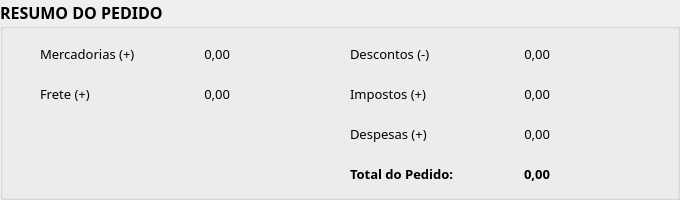
         <widget class="QGroupBox" name="grpResumo">
          <property name="geometry">
           <rect>
            <x>10</x>
            <y>1530</y>
            <width>680</width>
            <height>200</height>
           </rect>
          </property>
          <property name="font">
           <font>
            <family>Noto Sans</family>
            <pointsize>12</pointsize>
            <bold>true</bold>
           </font>
          </property>
          <property name="title">
           <string>RESUMO DO PEDIDO</string>
          </property>
          <property name="flat">
           <bool>false</bool>
          </property>
          <widget class="QLabel" name="label_42">
           <property name="geometry">
            <rect>
             <x>40</x>
             <y>40</y>
             <width>110</width>
             <height>28</height>
            </rect>
           </property>
           <property name="font">
            <font>
             <family>Noto Sans</family>
             <pointsize>10</pointsize>
             <bold>false</bold>
            </font>
           </property>
           <property name="styleSheet">
            <string notr="true"/>
           </property>
           <property name="text">
            <string>Mercadorias (+)</string>
           </property>
          </widget>
          <widget class="QLabel" name="label_43">
           <property name="geometry">
            <rect>
             <x>40</x>
             <y>80</y>
             <width>110</width>
             <height>28</height>
            </rect>
           </property>
           <property name="font">
            <font>
             <family>Noto Sans</family>
             <pointsize>10</pointsize>
             <bold>false</bold>
            </font>
           </property>
           <property name="styleSheet">
            <string notr="true"/>
           </property>
           <property name="text">
            <string>Frete (+)</string>
           </property>
          </widget>
          <widget class="QLabel" name="label_44">
           <property name="geometry">
            <rect>
             <x>350</x>
             <y>40</y>
             <width>110</width>
             <height>28</height>
            </rect>
           </property>
           <property name="font">
            <font>
             <family>Noto Sans</family>
             <pointsize>10</pointsize>
             <bold>false</bold>
            </font>
           </property>
           <property name="styleSheet">
            <string notr="true"/>
           </property>
           <property name="text">
            <string>Descontos (-)</string>
           </property>
          </widget>
          <widget class="QLabel" name="label_45">
           <property name="geometry">
            <rect>
             <x>350</x>
             <y>80</y>
             <width>110</width>
             <height>28</height>
            </rect>
           </property>
           <property name="font">
            <font>
             <family>Noto Sans</family>
             <pointsize>10</pointsize>
             <bold>false</bold>
            </font>
           </property>
           <property name="styleSheet">
            <string notr="true"/>
           </property>
           <property name="text">
            <string>Impostos (+)</string>
           </property>
          </widget>
          <widget class="QLabel" name="label_46">
           <property name="geometry">
            <rect>
             <x>350</x>
             <y>120</y>
             <width>110</width>
             <height>28</height>
            </rect>
           </property>
           <property name="font">
            <font>
             <family>Noto Sans</family>
             <pointsize>10</pointsize>
             <bold>false</bold>
            </font>
           </property>
           <property name="styleSheet">
            <string notr="true"/>
           </property>
           <property name="text">
            <string>Despesas (+)</string>
           </property>
          </widget>
          <widget class="QLabel" name="label_47">
           <property name="geometry">
            <rect>
             <x>350</x>
             <y>160</y>
             <width>110</width>
             <height>28</height>
            </rect>
           </property>
           <property name="font">
            <font>
             <family>Noto Sans</family>
             <pointsize>10</pointsize>
             <bold>true</bold>
            </font>
           </property>
           <property name="styleSheet">
            <string notr="true"/>
           </property>
           <property name="text">
            <string>Total do Pedido:</string>
           </property>
          </widget>
          <widget class="QLabel" name="txtTotMerc">
           <property name="geometry">
            <rect>
             <x>160</x>
             <y>40</y>
             <width>70</width>
             <height>28</height>
            </rect>
           </property>
           <property name="font">
            <font>
             <family>Noto Sans</family>
             <pointsize>10</pointsize>
             <bold>false</bold>
            </font>
           </property>
           <property name="styleSheet">
            <string notr="true"/>
           </property>
           <property name="text">
            <string>0,00</string>
           </property>
           <property name="alignment">
            <set>Qt::AlignRight|Qt::AlignTrailing|Qt::AlignVCenter</set>
           </property>
          </widget>
          <widget class="QLabel" name="txtTotFrete">
           <property name="geometry">
            <rect>
             <x>160</x>
             <y>80</y>
             <width>70</width>
             <height>28</height>
            </rect>
           </property>
           <property name="font">
            <font>
             <family>Noto Sans</family>
             <pointsize>10</pointsize>
             <bold>false</bold>
            </font>
           </property>
           <property name="styleSheet">
            <string notr="true"/>
           </property>
           <property name="text">
            <string>0,00</string>
           </property>
           <property name="alignment">
            <set>Qt::AlignRight|Qt::AlignTrailing|Qt::AlignVCenter</set>
           </property>
          </widget>
          <widget class="QLabel" name="txtTotDesc">
           <property name="geometry">
            <rect>
             <x>480</x>
             <y>40</y>
             <width>70</width>
             <height>28</height>
            </rect>
           </property>
           <property name="font">
            <font>
             <family>Noto Sans</family>
             <pointsize>10</pointsize>
             <bold>false</bold>
            </font>
           </property>
           <property name="styleSheet">
            <string notr="true"/>
           </property>
           <property name="text">
            <string>0,00</string>
           </property>
           <property name="alignment">
            <set>Qt::AlignRight|Qt::AlignTrailing|Qt::AlignVCenter</set>
           </property>
          </widget>
          <widget class="QLabel" name="txtTotImpostos">
           <property name="geometry">
            <rect>
             <x>480</x>
             <y>80</y>
             <width>70</width>
             <height>28</height>
            </rect>
           </property>
           <property name="font">
            <font>
             <family>Noto Sans</family>
             <pointsize>10</pointsize>
             <bold>false</bold>
            </font>
           </property>
           <property name="styleSheet">
            <string notr="true"/>
           </property>
           <property name="text">
            <string>0,00</string>
           </property>
           <property name="alignment">
            <set>Qt::AlignRight|Qt::AlignTrailing|Qt::AlignVCenter</set>
           </property>
          </widget>
          <widget class="QLabel" name="txtTotDespesas">
           <property name="geometry">
            <rect>
             <x>480</x>
             <y>120</y>
             <width>70</width>
             <height>28</height>
            </rect>
           </property>
           <property name="font">
            <font>
             <family>Noto Sans</family>
             <pointsize>10</pointsize>
             <bold>false</bold>
            </font>
           </property>
           <property name="styleSheet">
            <string notr="true"/>
           </property>
           <property name="text">
            <string>0,00</string>
           </property>
           <property name="alignment">
            <set>Qt::AlignRight|Qt::AlignTrailing|Qt::AlignVCenter</set>
           </property>
          </widget>
          <widget class="QLabel" name="txtTOTALGERAL">
           <property name="geometry">
            <rect>
             <x>480</x>
             <y>160</y>
             <width>70</width>
             <height>28</height>
            </rect>
           </property>
           <property name="font">
            <font>
             <family>Noto Sans</family>
             <pointsize>10</pointsize>
             <bold>true</bold>
            </font>
           </property>
           <property name="styleSheet">
            <string notr="true"/>
           </property>
           <property name="text">
            <string>0,00</string>
           </property>
           <property name="alignment">
            <set>Qt::AlignRight|Qt::AlignTrailing|Qt::AlignVCenter</set>
           </property>
          </widget>
         </widget>
